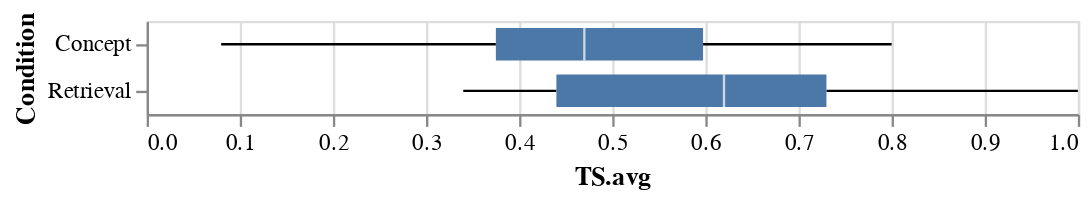

The cell this chart's notebook holds for it:
### Markdown cell above
# Question 2

Which group actually did better on the follow-up learning test one week later? Make an appropriate visualization and explain what you see.

_Hint:_ Don't ask which variable you should use. That is for you to figure out. Read the codebook carefully (consulting the [original paper](http://science.sciencemag.org/content/331/6018/772), if necessary), make an informed decision, and explain your choice.

### Code cell
# YOUR CODE HERE

# TS.avg -> Test Score Averages for all participants
Chart(df_ret).mark_boxplot(extent='min-max').encode(
    x="TS.avg",
    y="Condition",
)

### Figure 1 — Vega-Lite specification as saved in the notebook (floating-point values rounded to 4 significant figures)
{"config": {"view": {"continuousWidth": 400, "continuousHeight": 300}}, "data": {"name": "data-b97b4773ab608bcfaf6c1c57c319138d"}, "mark": {"type": "boxplot", "extent": "min-max"}, "encoding": {"x": {"field": "TS.avg", "type": "quantitative"}, "y": {"field": "Condition", "type": "nominal"}}, "$schema": "https://vega.github.io/schema/vega-lite/v4.17.0.json", "datasets": {"data-b97b4773ab608bcfaf6c1c57c319138d": [{"ID": "KB1", "Age": 18, "Gender": "Female", "Date.P1": "11/21/16", "Date.P2": "11/28/16", "Condition": "Concept", "IC.1": 1, "IC.2": 1, "Comp.1": 1, "Comp.2": 1, "PR.1": 1.0, "PR.2": 0.8, "MCS.1": 0.75, "Scorer.1": "NK", "MCS.2": 0.67, "Scorer.2": "TT", "MCS.avg": 0.71, "R1CS.1": null, "Scorer.1.1": null, "R1CS.2": null, "Scorer.2.1": null, "R1CS.avg": null, "R2CS.1": null, "Scorer.1.2": null, "R2CS.2": null, "Scorer.2.2": null, "R2CS.avg": null, "TS.1": 0.36, "Scorer.1.3": "NK", "TS.2": 0.42, "Scorer.2.3": "MS", "TS.avg": 0.39, "Exc.1": 0, "Exc.2": 0, "Collection": 1}, {"ID": "KB2", "Age": 18, "Gender": "Male", "Date.P1": "11/21/16", "Date.P2": "11/28/16", "Condition": "Concept", "IC.1": 1, "IC.2": 1, "Comp.1": 1, "Comp.2": 1, "PR.1": 0.0, "PR.2": 0.7, "MCS.1": 0.4, "Scorer.1": "NK", "MCS.2": 0.367, "Scorer.2": "TT", "MCS.avg": 0.3835, "R1CS.1": null, "Scorer.1.1": null, "R1CS.2": null, "Scorer.2.1": null, "R1CS.avg": null, "R2CS.1": null, "Scorer.1.2": null, "R2CS.2": null, "Scorer.2.2": null, "R2CS.avg": null, "TS.1": 0.48, "Scorer.1.3": "MS", "TS.2": 0.36, "Scorer.2.3": "NK", "TS.avg": 0.42, "Exc.1": 0, "Exc.2": 0, "Collection": 1}, {"ID": "KB3", "Age": 18, "Gender": "Male", "Date.P1": "11/21/16", "Date.P2": "11/28/16", "Condition": "Concept", "IC.1": 1, "IC.2": 1, "Comp.1": 1, "Comp.2": 1, "PR.1": 0.0, "PR.2": 0.7, "MCS.1": 0.433, "Scorer.1": "NK", "MCS.2": 0.55, "Scorer.2": "MS", "MCS.avg": 0.4915, "R1CS.1": null, "Scorer.1.1": null, "R1CS.2": null, "Scorer.2.1": null, "R1CS.avg": null, "R2CS.1": null, "Scorer.1.2": null, "R2CS.2": null, "Scorer.2.2": null, "R2CS.avg": null, "TS.1": 0.08, "Scorer.1.3": "NK", "TS.2": 0.08, "Scorer.2.3": "MS", "TS.avg": 0.08, "Exc.1": 0, "Exc.2": 0, "Collection": 1}, {"ID": "KB4", "Age": 19, "Gender": "Female", "Date.P1": "11/21/16", "Date.P2": "11/28/16", "Condition": "Concept", "IC.1": 1, "IC.2": 1, "Comp.1": 1, "Comp.2": 1, "PR.1": 0.0, "PR.2": 0.7, "MCS.1": 0.317, "Scorer.1": "NK", "MCS.2": 0.333, "Scorer.2": "MS", "MCS.avg": 0.325, "R1CS.1": null, "Scorer.1.1": null, "R1CS.2": null, "Scorer.2.1": null, "R1CS.avg": null, "R2CS.1": null, "Scorer.1.2": null, "R2CS.2": null, "Scorer.2.2": null, "R2CS.avg": null, "TS.1": 0.44, "Scorer.1.3": "MS", "TS.2": 0.42, "Scorer.2.3": "NK", "TS.avg": 0.43, "Exc.1": 0, "Exc.2": 0, "Collection": 1}, {"ID": "KB5", "Age": 19, "Gender": "Female", "Date.P1": "11/22/16", "Date.P2": "11/29/16", "Condition": "Concept", "IC.1": 1, "IC.2": 1, "Comp.1": 1, "Comp.2": 1, "PR.1": 0.0, "PR.2": 0.95, "MCS.1": 0.683, "Scorer.1": "NK", "MCS.2": 0.717, "Scorer.2": "MS", "MCS.avg": 0.7, "R1CS.1": null, "Scorer.1.1": null, "R1CS.2": null, "Scorer.2.1": null, "R1CS.avg": null, "R2CS.1": null, "Scorer.1.2": null, "R2CS.2": null, "Scorer.2.2": null, "R2CS.avg": null, "TS.1": 0.26, "Scorer.1.3": "NK", "TS.2": 0.28, "Scorer.2.3": "MS", "TS.avg": 0.27, "Exc.1": 0, "Exc.2": 0, "Collection": 1}, {"ID": "KB6", "Age": 19, "Gender": "Male", "Date.P1": "11/22/16", "Date.P2": "11/29/16", "Condition": "Concept", "IC.1": 1, "IC.2": 1, "Comp.1": 1, "Comp.2": 1, "PR.1": 1.0, "PR.2": 0.6, "MCS.1": 0.817, "Scorer.1": "NK", "MCS.2": 0.783, "Scorer.2": "MS", "MCS.avg": 0.8, "R1CS.1": null, "Scorer.1.1": null, "R1CS.2": null, "Scorer.2.1": null, "R1CS.avg": null, "R2CS.1": null, "Scorer.1.2": null, "R2CS.2": null, "Scorer.2.2": null, "R2CS.avg": null, "TS.1": 0.4, "Scorer.1.3": "NK", "TS.2": 0.46, "Scorer.2.3": "MS", "TS.avg": 0.43, "Exc.1": 0, "Exc.2": 0, "Collection": 1}, {"ID": "KB7", "Age": 18, "Gender": "Male", "Date.P1": "11/22/16", "Date.P2": "12/6/16", "Condition": "Concept", "IC.1": 1, "IC.2": 1, "Comp.1": 1, "Comp.2": 1, "PR.1": 1.0, "PR.2": 0.6, "MCS.1": 0.733, "Scorer.1": "NK", "MCS.2": 0.767, "Scorer.2": "MS", "MCS.avg": 0.75, "R1CS.1": null, "Scorer.1.1": null, "R1CS.2": null, "Scorer.2.1": null, "R1CS.avg": null, "R2CS.1": null, "Scorer.1.2": null, "R2CS.2": null, "Scorer.2.2": null, "R2CS.avg": null, "TS.1": 0.38, "Scorer.1.3": "MS", "TS.2": 0.36, "Scorer.2.3": "CB", "TS.avg": 0.37, "Exc.1": 0, "Exc.2": 0, "Collection": 1}, {"ID": "KB8", "Age": 20, "Gender": "Male", "Date.P1": "11/22/16", "Date.P2": "11/29/16", "Condition": "Concept", "IC.1": 1, "IC.2": 1, "Comp.1": 1, "Comp.2": 1, "PR.1": 1.0, "PR.2": 0.5, "MCS.1": 0.35, "Scorer.1": "NK", "MCS.2": 0.333, "Scorer.2": "MS", "MCS.avg": 0.3415, "R1CS.1": null, "Scorer.1.1": null, "R1CS.2": null, "Scorer.2.1": null, "R1CS.avg": null, "R2CS.1": null, "Scorer.1.2": null, "R2CS.2": null, "Scorer.2.2": null, "R2CS.avg": null, "TS.1": 0.44, "Scorer.1.3": "NK", "TS.2": 0.46, "Scorer.2.3": "MS", "TS.avg": 0.45, "Exc.1": 0, "Exc.2": 0, "Collection": 1}, {"ID": "KB9", "Age": 20, "Gender": "Male", "Date.P1": "11/22/16", "Date.P2": "11/28/16", "Condition": "Concept", "IC.1": 1, "IC.2": 1, "Comp.1": 1, "Comp.2": 1, "PR.1": 0.0, "PR.2": 0.6, "MCS.1": 0.65, "Scorer.1": "NK", "MCS.2": 0.65, "Scorer.2": "MS", "MCS.avg": 0.65, "R1CS.1": null, "Scorer.1.1": null, "R1CS.2": null, "Scorer.2.1": null, "R1CS.avg": null, "R2CS.1": null, "Scorer.1.2": null, "R2CS.2": null, "Scorer.2.2": null, "R2CS.avg": null, "TS.1": 0.64, "Scorer.1.3": "MS", "TS.2": 0.58, "Scorer.2.3": "NK", "TS.avg": 0.61, "Exc.1": 0, "Exc.2": 0, "Collection": 1}, {"ID": "KB10", "Age": 20, "Gender": "Female", "Date.P1": "11/29/16", "Date.P2": "12/6/16", "Condition": "Concept", "IC.1": 1, "IC.2": 1, "Comp.1": 1, "Comp.2": 1, "PR.1": 1.0, "PR.2": 0.9, "MCS.1": 0.817, "Scorer.1": "NK", "MCS.2": 0.783, "Scorer.2": "MS", "MCS.avg": 0.8, "R1CS.1": null, "Scorer.1.1": null, "R1CS.2": null, "Scorer.2.1": null, "R1CS.avg": null, "R2CS.1": null, "Scorer.1.2": null, "R2CS.2": null, "Scorer.2.2": null, "R2CS.avg": null, "TS.1": 0.66, "Scorer.1.3": "NK", "TS.2": 0.7, "Scorer.2.3": "MS", "TS.avg": 0.68, "Exc.1": 0, "Exc.2": 0, "Collection": 1}, {"ID": "KB11", "Age": 21, "Gender": "Female", "Date.P1": "11/21/16", "Date.P2": "11/28/16", "Condition": "Retrieval", "IC.1": 1, "IC.2": 1, "Comp.1": 1, "Comp.2": 1, "PR.1": null, "PR.2": 0.4, "MCS.1": null, "Scorer.1": null, "MCS.2": null, "Scorer.2": null, "MCS.avg": null, "R1CS.1": 0.6, "Scorer.1.1": "NK", "R1CS.2": 0.6, "Scorer.2.1": "TT", "R1CS.avg": 0.6, "R2CS.1": 0.76, "Scorer.1.2": "NK", "R2CS.2": 0.783, "Scorer.2.2": "TT", "R2CS.avg": 0.772, "TS.1": 0.38, "Scorer.1.3": "MS", "TS.2": 0.3, "Scorer.2.3": "NK", "TS.avg": 0.34, "Exc.1": 0, "Exc.2": 0, "Collection": 1}, {"ID": "KB12", "Age": 18, "Gender": "Female", "Date.P1": "11/21/16", "Date.P2": "11/29/16", "Condition": "Retrieval", "IC.1": 1, "IC.2": 1, "Comp.1": 1, "Comp.2": 1, "PR.1": null, "PR.2": 0.6, "MCS.1": null, "Scorer.1": null, "MCS.2": null, "Scorer.2": null, "MCS.avg": null, "R1CS.1": 0.81, "Scorer.1.1": "NK", "R1CS.2": 0.85, "Scorer.2.1": "TT", "R1CS.avg": 0.83, "R2CS.1": 0.93, "Scorer.1.2": "NK", "R2CS.2": 0.933, "Scorer.2.2": "TT", "R2CS.avg": 0.932, "TS.1": 0.76, "Scorer.1.3": "NK", "TS.2": 0.82, "Scorer.2.3": "MS", "TS.avg": 0.79, "Exc.1": 0, "Exc.2": 0, "Collection": 1}, {"ID": "KB13", "Age": 20, "Gender": "Female", "Date.P1": "11/21/16", "Date.P2": "11/28/16", "Condition": "Retrieval", "IC.1": 1, "IC.2": 1, "Comp.1": 1, "Comp.2": 1, "PR.1": null, "PR.2": 0.9, "MCS.1": null, "Scorer.1": null, "MCS.2": null, "Scorer.2": null, "MCS.avg": null, "R1CS.1": 0.63, "Scorer.1.1": "NK", "R1CS.2": 0.617, "Scorer.2.1": "TT", "R1CS.avg": 0.624, "R2CS.1": 0.76, "Scorer.1.2": "NK", "R2CS.2": 0.8, "Scorer.2.2": "TT", "R2CS.avg": 0.78, "TS.1": 0.8, "Scorer.1.3": "MS", "TS.2": 0.8, "Scorer.2.3": "NK", "TS.avg": 0.8, "Exc.1": 0, "Exc.2": 0, "Collection": 1}, {"ID": "KB14", "Age": 19, "Gender": "Female", "Date.P1": "11/21/16", "Date.P2": "11/28/16", "Condition": "Retrieval", "IC.1": 1, "IC.2": 1, "Comp.1": 1, "Comp.2": 1, "PR.1": null, "PR.2": 0.7, "MCS.1": null, "Scorer.1": null, "MCS.2": null, "Scorer.2": null, "MCS.avg": null, "R1CS.1": 0.56, "Scorer.1.1": "NK", "R1CS.2": 0.567, "Scorer.2.1": "TT", "R1CS.avg": 0.564, "R2CS.1": 0.18, "Scorer.1.2": "NK", "R2CS.2": 0.167, "Scorer.2.2": "TT", "R2CS.avg": 0.174, "TS.1": 0.48, "Scorer.1.3": "MS", "TS.2": 0.4, "Scorer.2.3": "NK", "TS.avg": 0.44, "Exc.1": 0, "Exc.2": 0, "Collection": 1}, {"ID": "KB15", "Age": 18, "Gender": "Female", "Date.P1": "11/22/16", "Date.P2": "11/29/16", "Condition": "Retrieval", "IC.1": 1, "IC.2": 1, "Comp.1": 1, "Comp.2": 1, "PR.1": null, "PR.2": 0.3, "MCS.1": null, "Scorer.1": null, "MCS.2": null, "Scorer.2": null, "MCS.avg": null, "R1CS.1": 0.4, "Scorer.1.1": "TT", "R1CS.2": 0.35, "Scorer.2.1": "LH", "R1CS.avg": 0.375, "R2CS.1": 0.483, "Scorer.1.2": "TT", "R2CS.2": 0.55, "Scorer.2.2": "LH", "R2CS.avg": 0.517, "TS.1": 0.34, "Scorer.1.3": "MS", "TS.2": 0.34, "Scorer.2.3": "CB", "TS.avg": 0.34, "Exc.1": 0, "Exc.2": 0, "Collection": 1}, {"ID": "KB16", "Age": 19, "Gender": "Male", "Date.P1": "11/22/16", "Date.P2": "11/29/16", "Condition": "Retrieval", "IC.1": 1, "IC.2": 1, "Comp.1": 1, "Comp.2": 1, "PR.1": null, "PR.2": 0.4, "MCS.1": null, "Scorer.1": null, "MCS.2": null, "Scorer.2": null, "MCS.avg": null, "R1CS.1": 0.5, "Scorer.1.1": "TT", "R1CS.2": 0.55, "Scorer.2.1": "LH", "R1CS.avg": 0.525, "R2CS.1": 0.8, "Scorer.1.2": "TT", "R2CS.2": 0.83, "Scorer.2.2": "LH", "R2CS.avg": 0.82, "TS.1": 0.6, "Scorer.1.3": "NK", "TS.2": 0.6, "Scorer.2.3": "MS", "TS.avg": 0.6, "Exc.1": 0, "Exc.2": 0, "Collection": 1}, {"ID": "KB18", "Age": 20, "Gender": "Male", "Date.P1": "11/22/16", "Date.P2": "11/29/16", "Condition": "Retrieval", "IC.1": 1, "IC.2": 1, "Comp.1": 1, "Comp.2": 1, "PR.1": null, "PR.2": 0.7, "MCS.1": null, "Scorer.1": null, "MCS.2": null, "Scorer.2": null, "MCS.avg": null, "R1CS.1": 0.7, "Scorer.1.1": "TT", "R1CS.2": 0.67, "Scorer.2.1": "LH", "R1CS.avg": 0.685, "R2CS.1": 0.8, "Scorer.1.2": "TT", "R2CS.2": 0.883, "Scorer.2.2": "LH", "R2CS.avg": 0.842, "TS.1": 0.6, "Scorer.1.3": "MS", "TS.2": 0.64, "Scorer.2.3": "CB", "TS.avg": 0.62, "Exc.1": 0, "Exc.2": 0, "Collection": 1}, {"ID": "KB19", "Age": 21, "Gender": "Female", "Date.P1": "11/29/16", "Date.P2": "12/6/16", "Condition": "Retrieval", "IC.1": 1, "IC.2": 1, "Comp.1": 1, "Comp.2": 1, "PR.1": null, "PR.2": 0.4, "MCS.1": null, "Scorer.1": null, "MCS.2": null, "Scorer.2": null, "MCS.avg": null, "R1CS.1": 0.57, "Scorer.1.1": "LH", "R1CS.2": 0.65, "Scorer.2.1": "TT", "R1CS.avg": 0.61, "R2CS.1": 0.73, "Scorer.1.2": "LH", "R2CS.2": 0.817, "Scorer.2.2": "TT", "R2CS.avg": 0.774, "TS.1": 0.72, "Scorer.1.3": "NK", "TS.2": 0.74, "Scorer.2.3": "MS", "TS.avg": 0.73, "Exc.1": 0, "Exc.2": 0, "Collection": 1}, {"ID": "KB20", "Age": 17, "Gender": "Male", "Date.P1": "11/29/16", "Date.P2": "12/6/16", "Condition": "Retrieval", "IC.1": 1, "IC.2": 1, "Comp.1": 1, "Comp.2": 1, "PR.1": null, "PR.2": 0.6, "MCS.1": null, "Scorer.1": null, "MCS.2": null, "Scorer.2": null, "MCS.avg": null, "R1CS.1": 0.583, "Scorer.1.1": "LH", "R1CS.2": 0.633, "Scorer.2.1": "TT", "R1CS.avg": 0.61, "R2CS.1": 0.733, "Scorer.1.2": "LH", "R2CS.2": 0.767, "Scorer.2.2": "TT", "R2CS.avg": 0.75, "TS.1": 0.62, "Scorer.1.3": "NK", "TS.2": 0.62, "Scorer.2.3": "CB", "TS.avg": 0.62, "Exc.1": 0, "Exc.2": 0, "Collection": 1}, {"ID": "KB21", "Age": 20, "Gender": "Male", "Date.P1": "11/29/16", "Date.P2": "12/6/16", "Condition": "Concept", "IC.1": 1, "IC.2": 1, "Comp.1": 1, "Comp.2": 1, "PR.1": 0.0, "PR.2": 0.8, "MCS.1": 0.55, "Scorer.1": "NK", "MCS.2": 0.583, "Scorer.2": "CB", "MCS.avg": 0.567, "R1CS.1": null, "Scorer.1.1": null, "R1CS.2": null, "Scorer.2.1": null, "R1CS.avg": null, "R2CS.1": null, "Scorer.1.2": null, "R2CS.2": null, "Scorer.2.2": null, "R2CS.avg": null, "TS.1": 0.56, "Scorer.1.3": "MS", "TS.2": 0.6, "Scorer.2.3": "CB", "TS.avg": 0.58, "Exc.1": 0, "Exc.2": 0, "Collection": 1}, {"ID": "KB22", "Age": 18, "Gender": "Male", "Date.P1": "11/29/16", "Date.P2": "12/6/16", "Condition": "Concept", "IC.1": 1, "IC.2": 1, "Comp.1": 1, "Comp.2": 1, "PR.1": 0.0, "PR.2": 0.6, "MCS.1": 0.417, "Scorer.1": "NK", "MCS.2": 0.433, "Scorer.2": "CB", "MCS.avg": 0.425, "R1CS.1": null, "Scorer.1.1": null, "R1CS.2": null, "Scorer.2.1": null, "R1CS.avg": null, "R2CS.1": null, "Scorer.1.2": null, "R2CS.2": null, "Scorer.2.2": null, "R2CS.avg": null, "TS.1": 0.18, "Scorer.1.3": "NK", "TS.2": 0.2, "Scorer.2.3": "MS", "TS.avg": 0.19, "Exc.1": 0, "Exc.2": 0, "Collection": 1}, {"ID": "KB23", "Age": 21, "Gender": "Male", "Date.P1": "11/29/16", "Date.P2": "12/6/16", "Condition": "Concept", "IC.1": 1, "IC.2": 1, "Comp.1": 1, "Comp.2": 1, "PR.1": 0.0, "PR.2": 0.9, "MCS.1": 0.56, "Scorer.1": "MS", "MCS.2": 0.45, "Scorer.2": "CB", "MCS.avg": 0.505, "R1CS.1": null, "Scorer.1.1": null, "R1CS.2": null, "Scorer.2.1": null, "R1CS.avg": null, "R2CS.1": null, "Scorer.1.2": null, "R2CS.2": null, "Scorer.2.2": null, "R2CS.avg": null, "TS.1": 0.68, "Scorer.1.3": "MS", "TS.2": 0.68, "Scorer.2.3": "CB", "TS.avg": 0.68, "Exc.1": 0, "Exc.2": 0, "Collection": 1}, {"ID": "KB24", "Age": 18, "Gender": "Male", "Date.P1": "11/29/16", "Date.P2": "12/6/16", "Condition": "Concept", "IC.1": 1, "IC.2": 1, "Comp.1": 1, "Comp.2": 1, "PR.1": 1.0, "PR.2": 0.9, "MCS.1": 0.917, "Scorer.1": "MS", "MCS.2": 0.8, "Scorer.2": "NK", "MCS.avg": 0.859, "R1CS.1": null, "Scorer.1.1": null, "R1CS.2": null, "Scorer.2.1": null, "R1CS.avg": null, "R2CS.1": null, "Scorer.1.2": null, "R2CS.2": null, "Scorer.2.2": null, "R2CS.avg": null, "TS.1": 0.54, "Scorer.1.3": "NK", "TS.2": 0.52, "Scorer.2.3": "MS", "TS.avg": 0.53, "Exc.1": 0, "Exc.2": 0, "Collection": 1}, {"ID": "KB25", "Age": 19, "Gender": "Male", "Date.P1": "11/29/16", "Date.P2": "12/6/16", "Condition": "Concept", "IC.1": 1, "IC.2": 1, "Comp.1": 1, "Comp.2": 1, "PR.1": 1.0, "PR.2": 0.6, "MCS.1": 0.683, "Scorer.1": "MS", "MCS.2": 0.667, "Scorer.2": "NK", "MCS.avg": 0.675, "R1CS.1": null, "Scorer.1.1": null, "R1CS.2": null, "Scorer.2.1": null, "R1CS.avg": null, "R2CS.1": null, "Scorer.1.2": null, "R2CS.2": null, "Scorer.2.2": null, "R2CS.avg": null, "TS.1": 0.56, "Scorer.1.3": "NK", "TS.2": 0.62, "Scorer.2.3": "MS", "TS.avg": 0.59, "Exc.1": 0, "Exc.2": 0, "Collection": 1}, {"ID": "KB26", "Age": 18, "Gender": "Female", "Date.P1": "11/29/16", "Date.P2": "12/6/16", "Condition": "Concept", "IC.1": 1, "IC.2": 1, "Comp.1": 1, "Comp.2": 1, "PR.1": 1.0, "PR.2": 0.7, "MCS.1": 0.667, "Scorer.1": "TT", "MCS.2": 0.65, "Scorer.2": "NK", "MCS.avg": 0.659, "R1CS.1": null, "Scorer.1.1": null, "R1CS.2": null, "Scorer.2.1": null, "R1CS.avg": null, "R2CS.1": null, "Scorer.1.2": null, "R2CS.2": null, "Scorer.2.2": null, "R2CS.avg": null, "TS.1": 0.3, "Scorer.1.3": "MS", "TS.2": 0.3, "Scorer.2.3": "CB", "TS.avg": 0.3, "Exc.1": 0, "Exc.2": 0, "Collection": 1}, {"ID": "KB27", "Age": 18, "Gender": "Male", "Date.P1": "11/29/16", "Date.P2": "12/6/16", "Condition": "Concept", "IC.1": 1, "IC.2": 1, "Comp.1": 1, "Comp.2": 1, "PR.1": 1.0, "PR.2": 0.7, "MCS.1": 0.5, "Scorer.1": "NK", "MCS.2": 0.5, "Scorer.2": "MS", "MCS.avg": 0.5, "R1CS.1": null, "Scorer.1.1": null, "R1CS.2": null, "Scorer.2.1": null, "R1CS.avg": null, "R2CS.1": null, "Scorer.1.2": null, "R2CS.2": null, "Scorer.2.2": null, "R2CS.avg": null, "TS.1": 0.52, "Scorer.1.3": "MS", "TS.2": 0.52, "Scorer.2.3": "CB", "TS.avg": 0.52, "Exc.1": 0, "Exc.2": 0, "Collection": 1}, {"ID": "KB28", "Age": 18, "Gender": "Male", "Date.P1": "11/29/16", "Date.P2": "12/2/16", "Condition": "Concept", "IC.1": 1, "IC.2": 1, "Comp.1": 1, "Comp.2": 1, "PR.1": 1.0, "PR.2": 0.5, "MCS.1": 0.55, "Scorer.1": "NK", "MCS.2": 0.617, "Scorer.2": "MS", "MCS.avg": 0.583, "R1CS.1": null, "Scorer.1.1": null, "R1CS.2": null, "Scorer.2.1": null, "R1CS.avg": null, "R2CS.1": null, "Scorer.1.2": null, "R2CS.2": null, "Scorer.2.2": null, "R2CS.avg": null, "TS.1": 0.42, "Scorer.1.3": "NK", "TS.2": 0.44, "Scorer.2.3": "MS", "TS.avg": 0.43, "Exc.1": 0, "Exc.2": 0, "Collection": 1}, {"ID": "KB29", "Age": 19, "Gender": "Male", "Date.P1": "1/23/17", "Date.P2": "1/31/17", "Condition": "Concept", "IC.1": 1, "IC.2": 1, "Comp.1": 1, "Comp.2": 1, "PR.1": 1.0, "PR.2": 0.9, "MCS.1": 0.867, "Scorer.1": "TT", "MCS.2": 0.85, "Scorer.2": "NK", "MCS.avg": 0.8585, "R1CS.1": null, "Scorer.1.1": null, "R1CS.2": null, "Scorer.2.1": null, "R1CS.avg": null, "R2CS.1": null, "Scorer.1.2": null, "R2CS.2": null, "Scorer.2.2": null, "R2CS.avg": null, "TS.1": 0.6, "Scorer.1.3": "LH", "TS.2": 0.6, "Scorer.2.3": "TT", "TS.avg": 0.6, "Exc.1": 0, "Exc.2": 0, "Collection": 1}, {"ID": "KB30", "Age": 18, "Gender": "Female", "Date.P1": "1/23/17", "Date.P2": "1/31/17", "Condition": "Concept", "IC.1": 1, "IC.2": 1, "Comp.1": 1, "Comp.2": 1, "PR.1": 1.0, "PR.2": 0.4, "MCS.1": 0.76, "Scorer.1": "NK", "MCS.2": 0.783, "Scorer.2": "TT", "MCS.avg": 0.767, "R1CS.1": null, "Scorer.1.1": null, "R1CS.2": null, "Scorer.2.1": null, "R1CS.avg": null, "R2CS.1": null, "Scorer.1.2": null, "R2CS.2": null, "Scorer.2.2": null, "R2CS.avg": null, "TS.1": 0.8, "Scorer.1.3": "LH", "TS.2": 0.8, "Scorer.2.3": "NK", "TS.avg": 0.8, "Exc.1": 0, "Exc.2": 0, "Collection": 1}, {"ID": "KB31", "Age": 19, "Gender": "Female", "Date.P1": "1/23/17", "Date.P2": "2/1/17", "Condition": "Concept", "IC.1": 1, "IC.2": 1, "Comp.1": 1, "Comp.2": 1, "PR.1": 1.0, "PR.2": 0.6, "MCS.1": 0.733, "Scorer.1": "TT", "MCS.2": 0.75, "Scorer.2": "NK", "MCS.avg": 0.74, "R1CS.1": null, "Scorer.1.1": null, "R1CS.2": null, "Scorer.2.1": null, "R1CS.avg": null, "R2CS.1": null, "Scorer.1.2": null, "R2CS.2": null, "Scorer.2.2": null, "R2CS.avg": null, "TS.1": 0.22, "Scorer.1.3": "LH", "TS.2": 0.22, "Scorer.2.3": "NK", "TS.avg": 0.22, "Exc.1": 0, "Exc.2": 0, "Collection": 1}, {"ID": "KB32", "Age": 18, "Gender": "Male", "Date.P1": "1/23/17", "Date.P2": "1/31/17", "Condition": "Concept", "IC.1": 1, "IC.2": 1, "Comp.1": 1, "Comp.2": 1, "PR.1": 0.0, "PR.2": 0.7, "MCS.1": 0.62, "Scorer.1": "NK", "MCS.2": 0.633, "Scorer.2": "TT", "MCS.avg": 0.623, "R1CS.1": null, "Scorer.1.1": null, "R1CS.2": null, "Scorer.2.1": null, "R1CS.avg": null, "R2CS.1": null, "Scorer.1.2": null, "R2CS.2": null, "Scorer.2.2": null, "R2CS.avg": null, "TS.1": 0.54, "Scorer.1.3": "LH", "TS.2": 0.46, "Scorer.2.3": "NK", "TS.avg": 0.5, "Exc.1": 0, "Exc.2": 0, "Collection": 1}, {"ID": "KB33", "Age": 21, "Gender": "Male", "Date.P1": "1/24/17", "Date.P2": "1/31/17", "Condition": "Concept", "IC.1": 1, "IC.2": 1, "Comp.1": 1, "Comp.2": 1, "PR.1": 1.0, "PR.2": 0.7, "MCS.1": 0.767, "Scorer.1": "TT", "MCS.2": 0.8, "Scorer.2": "NK", "MCS.avg": 0.785, "R1CS.1": null, "Scorer.1.1": null, "R1CS.2": null, "Scorer.2.1": null, "R1CS.avg": null, "R2CS.1": null, "Scorer.1.2": null, "R2CS.2": null, "Scorer.2.2": null, "R2CS.avg": null, "TS.1": 0.64, "Scorer.1.3": "LH", "TS.2": 0.64, "Scorer.2.3": "TT", "TS.avg": 0.64, "Exc.1": 0, "Exc.2": 0, "Collection": 1}, {"ID": "KB34", "Age": 22, "Gender": "Female", "Date.P1": "1/24/17", "Date.P2": "1/31/17", "Condition": "Retrieval", "IC.1": 1, "IC.2": 1, "Comp.1": 1, "Comp.2": 1, "PR.1": null, "PR.2": 0.8, "MCS.1": null, "Scorer.1": null, "MCS.2": null, "Scorer.2": null, "MCS.avg": null, "R1CS.1": 0.367, "Scorer.1.1": "TT", "R1CS.2": 0.383, "Scorer.2.1": "LH", "R1CS.avg": 0.375, "R2CS.1": 0.567, "Scorer.1.2": "TT", "R2CS.2": 0.6, "Scorer.2.2": "LH", "R2CS.avg": 0.584, "TS.1": 0.42, "Scorer.1.3": "LH", "TS.2": 0.32, "Scorer.2.3": "TT", "TS.avg": 0.37, "Exc.1": 0, "Exc.2": 0, "Collection": 1}, {"ID": "KB35", "Age": 19, "Gender": "Male", "Date.P1": "1/24/17", "Date.P2": "2/2/17", "Condition": "Retrieval", "IC.1": 1, "IC.2": 1, "Comp.1": 1, "Comp.2": 1, "PR.1": null, "PR.2": 0.9, "MCS.1": null, "Scorer.1": null, "MCS.2": null, "Scorer.2": null, "MCS.avg": null, "R1CS.1": 0.767, "Scorer.1.1": "TT", "R1CS.2": 0.8, "Scorer.2.1": "LH", "R1CS.avg": 0.784, "R2CS.1": 0.867, "Scorer.1.2": "TT", "R2CS.2": 0.9, "Scorer.2.2": "LH", "R2CS.avg": 0.884, "TS.1": 1.0, "Scorer.1.3": "LH", "TS.2": 1.0, "Scorer.2.3": "NK", "TS.avg": 1.0, "Exc.1": 0, "Exc.2": 0, "Collection": 1}, {"ID": "KB37", "Age": 20, "Gender": "Male", "Date.P1": "1/24/17", "Date.P2": "1/31/17", "Condition": "Retrieval", "IC.1": 1, "IC.2": 1, "Comp.1": 1, "Comp.2": 1, "PR.1": null, "PR.2": 0.8, "MCS.1": null, "Scorer.1": null, "MCS.2": null, "Scorer.2": null, "MCS.avg": null, "R1CS.1": 0.4, "Scorer.1.1": "TT", "R1CS.2": 0.5, "Scorer.2.1": "LH", "R1CS.avg": 0.45, "R2CS.1": 0.75, "Scorer.1.2": "TT", "R2CS.2": 0.8, "Scorer.2.2": "LH", "R2CS.avg": 0.775, "TS.1": 0.44, "Scorer.1.3": "LH", "TS.2": 0.44, "Scorer.2.3": "TT", "TS.avg": 0.44, "Exc.1": 0, "Exc.2": 0, "Collection": 1}, {"ID": "KB38", "Age": 19, "Gender": "Female", "Date.P1": "1/24/17", "Date.P2": "1/31/17", "Condition": "Concept", "IC.1": 1, "IC.2": 1, "Comp.1": 1, "Comp.2": 1, "PR.1": 1.0, "PR.2": 0.7, "MCS.1": 0.717, "Scorer.1": "NK", "MCS.2": 0.733, "Scorer.2": "TT", "MCS.avg": 0.725, "R1CS.1": null, "Scorer.1.1": null, "R1CS.2": null, "Scorer.2.1": null, "R1CS.avg": null, "R2CS.1": null, "Scorer.1.2": null, "R2CS.2": null, "Scorer.2.2": null, "R2CS.avg": null, "TS.1": 0.22, "Scorer.1.3": "LH", "TS.2": 0.18, "Scorer.2.3": "TT", "TS.avg": 0.2, "Exc.1": 0, "Exc.2": 0, "Collection": 1}, {"ID": "KB39", "Age": 19, "Gender": "Female", "Date.P1": "1/25/17", "Date.P2": "2/1/17", "Condition": "Concept", "IC.1": 1, "IC.2": 1, "Comp.1": 1, "Comp.2": 1, "PR.1": 0.0, "PR.2": 0.7, "MCS.1": 0.417, "Scorer.1": "NK", "MCS.2": 0.417, "Scorer.2": "TT", "MCS.avg": 0.417, "R1CS.1": null, "Scorer.1.1": null, "R1CS.2": null, "Scorer.2.1": null, "R1CS.avg": null, "R2CS.1": null, "Scorer.1.2": null, "R2CS.2": null, "Scorer.2.2": null, "R2CS.avg": null, "TS.1": 0.48, "Scorer.1.3": "LH", "TS.2": 0.5, "Scorer.2.3": "NK", "TS.avg": 0.49, "Exc.1": 0, "Exc.2": 0, "Collection": 1}, {"ID": "KB40", "Age": 20, "Gender": "Female", "Date.P1": "1/25/17", "Date.P2": "2/2/17", "Condition": "Retrieval", "IC.1": 1, "IC.2": 1, "Comp.1": 1, "Comp.2": 1, "PR.1": null, "PR.2": 0.4, "MCS.1": null, "Scorer.1": null, "MCS.2": null, "Scorer.2": null, "MCS.avg": null, "R1CS.1": 0.367, "Scorer.1.1": "TT", "R1CS.2": 0.4, "Scorer.2.1": "LH", "R1CS.avg": 0.384, "R2CS.1": 0.65, "Scorer.1.2": "TT", "R2CS.2": 0.717, "Scorer.2.2": "LH", "R2CS.avg": 0.683, "TS.1": 0.66, "Scorer.1.3": "LH", "TS.2": 0.6, "Scorer.2.3": "NK", "TS.avg": 0.63, "Exc.1": 0, "Exc.2": 0, "Collection": 1}, {"ID": "KB41", "Age": 19, "Gender": "Female", "Date.P1": "1/25/17", "Date.P2": "2/1/17", "Condition": "Retrieval", "IC.1": 1, "IC.2": 1, "Comp.1": 1, "Comp.2": 1, "PR.1": null, "PR.2": 0.6, "MCS.1": null, "Scorer.1": null, "MCS.2": null, "Scorer.2": null, "MCS.avg": null, "R1CS.1": 0.633, "Scorer.1.1": "TT", "R1CS.2": 0.733, "Scorer.2.1": "LH", "R1CS.avg": 0.683, "R2CS.1": 0.767, "Scorer.1.2": "TT", "R2CS.2": 0.833, "Scorer.2.2": "LH", "R2CS.avg": 0.8, "TS.1": 0.66, "Scorer.1.3": "LH", "TS.2": 0.7, "Scorer.2.3": "NK", "TS.avg": 0.68, "Exc.1": 0, "Exc.2": 0, "Collection": 1}, {"ID": "KB42", "Age": 19, "Gender": "Female", "Date.P1": "1/25/17", "Date.P2": "2/1/17", "Condition": "Retrieval", "IC.1": 1, "IC.2": 1, "Comp.1": 1, "Comp.2": 1, "PR.1": null, "PR.2": 0.4, "MCS.1": null, "Scorer.1": null, "MCS.2": null, "Scorer.2": null, "MCS.avg": null, "R1CS.1": 0.717, "Scorer.1.1": "TT", "R1CS.2": 0.683, "Scorer.2.1": "LH", "R1CS.avg": 0.7, "R2CS.1": 0.7, "Scorer.1.2": "TT", "R2CS.2": 0.7, "Scorer.2.2": "LH", "R2CS.avg": 0.7, "TS.1": 0.88, "Scorer.1.3": "LH", "TS.2": 0.8, "Scorer.2.3": "NK", "TS.avg": 0.84, "Exc.1": 0, "Exc.2": 0, "Collection": 1}, {"ID": "KB43", "Age": 18, "Gender": "Female", "Date.P1": "1/25/17", "Date.P2": "2/1/17", "Condition": "Retrieval", "IC.1": 1, "IC.2": 1, "Comp.1": 1, "Comp.2": 1, "PR.1": null, "PR.2": 0.4, "MCS.1": null, "Scorer.1": null, "MCS.2": null, "Scorer.2": null, "MCS.avg": null, "R1CS.1": 0.45, "Scorer.1.1": "TT", "R1CS.2": 0.467, "Scorer.2.1": "LH", "R1CS.avg": 0.458, "R2CS.1": 0.717, "Scorer.1.2": "TT", "R2CS.2": 0.717, "Scorer.2.2": "LH", "R2CS.avg": 0.717, "TS.1": 0.58, "Scorer.1.3": "LH", "TS.2": 0.54, "Scorer.2.3": "NK", "TS.avg": 0.56, "Exc.1": 0, "Exc.2": 0, "Collection": 1}, {"ID": "KB44", "Age": 20, "Gender": "Male", "Date.P1": "1/25/17", "Date.P2": "2/1/17", "Condition": "Concept", "IC.1": 1, "IC.2": 1, "Comp.1": 1, "Comp.2": 1, "PR.1": 0.0, "PR.2": 0.5, "MCS.1": 0.75, "Scorer.1": "TT", "MCS.2": 0.85, "Scorer.2": "NK", "MCS.avg": 0.8, "R1CS.1": null, "Scorer.1.1": null, "R1CS.2": null, "Scorer.2.1": null, "R1CS.avg": null, "R2CS.1": null, "Scorer.1.2": null, "R2CS.2": null, "Scorer.2.2": null, "R2CS.avg": null, "TS.1": 0.82, "Scorer.1.3": "LH", "TS.2": 0.76, "Scorer.2.3": "NK", "TS.avg": 0.79, "Exc.1": 0, "Exc.2": 0, "Collection": 1}, {"ID": "KB45", "Age": 19, "Gender": "Female", "Date.P1": "1/26/17", "Date.P2": "2/2/17", "Condition": "Retrieval", "IC.1": 1, "IC.2": 1, "Comp.1": 1, "Comp.2": 1, "PR.1": null, "PR.2": 0.5, "MCS.1": null, "Scorer.1": null, "MCS.2": null, "Scorer.2": null, "MCS.avg": null, "R1CS.1": 0.66, "Scorer.1.1": "NK", "R1CS.2": 0.817, "Scorer.2.1": "LH", "R1CS.avg": 0.738, "R2CS.1": 0.8, "Scorer.1.2": "NK", "R2CS.2": 0.85, "Scorer.2.2": "LH", "R2CS.avg": 0.825, "TS.1": 0.68, "Scorer.1.3": "LH", "TS.2": 0.68, "Scorer.2.3": "TT", "TS.avg": 0.68, "Exc.1": 0, "Exc.2": 0, "Collection": 1}]}}
